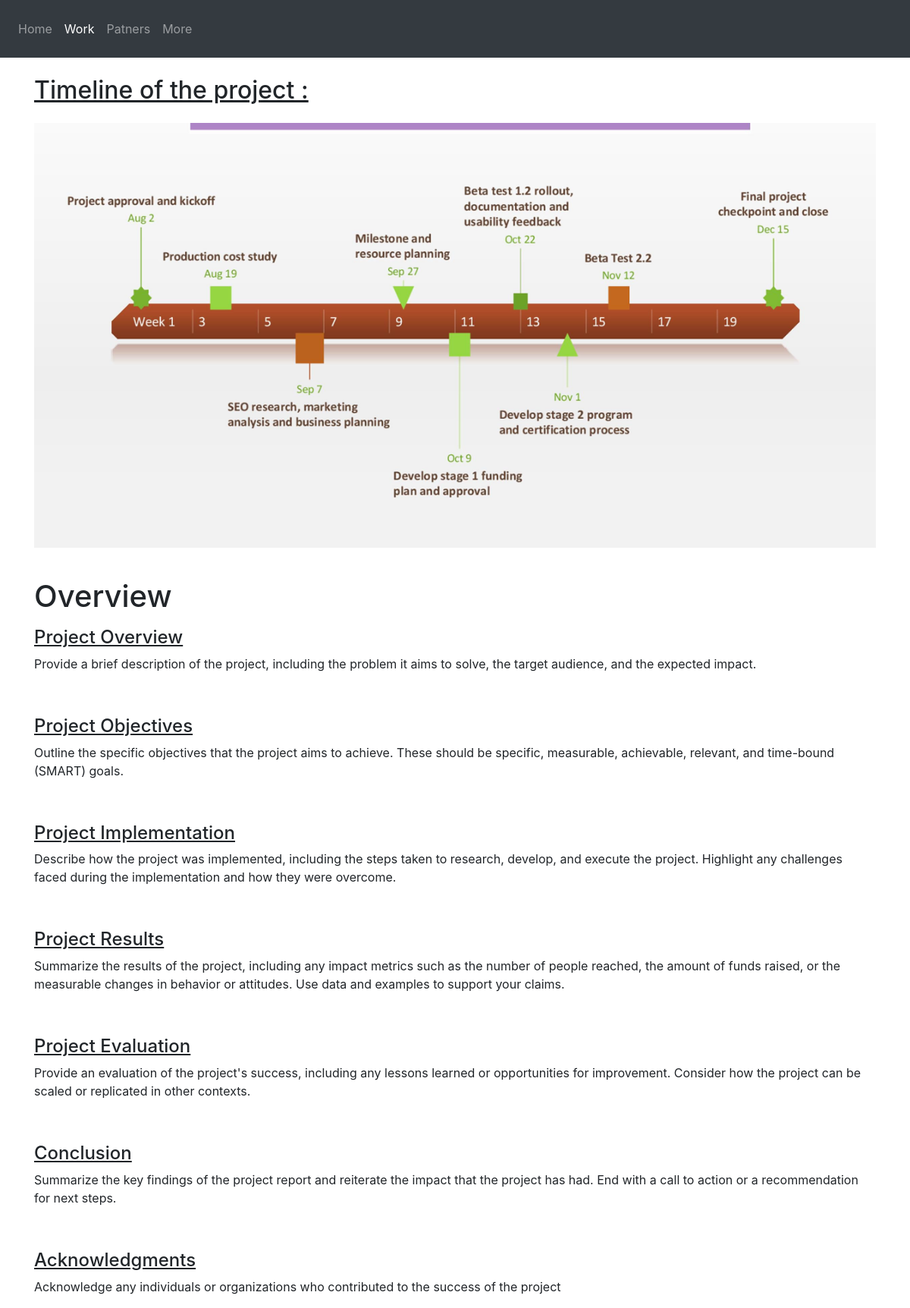
Screenshot of /khoj/workkhoj with the database file from the repository.
### khoj/models.py (models this page shows, shortened)
class KhojInfo(models.Model):
    name=models.CharField(max_length=50)
    desc=RichTextField()

### khoj/views.py (the view)
# urls.py: path('workkhoj',views.work,name="work"),
def work(request):
    articles=KhojInfo.objects.all()
    context={"articles":articles}
    return render(request,"workkhoj.html",context)

### templates/workkhoj.html (shortened to what this page needs)
{% extends 'basekhoj.html' %}
{% block workkhojactive %}active{% endblock workkhojactive %}
{% block body %}
<div class="container">
    <h2 class="mt-4 mb-4"><u>Timeline of the project :</u></h2>
    <img src="/static/timeline.jpg" class="mb-3" style="width:100%; height:70vh; object-fit:cover">
    <br></br>
    {% for article in articles %}
    <h1>{{article.name}}</h1>
    <p>{{article.desc|safe}}</p>
    {% endfor %}
</div>
{% endblock body %}

### templates/basekhoj.html (shortened to what this page needs)
<!doctype html>
<html lang="en">
  <head>
    <link rel="stylesheet" href="https://cdn.jsdelivr.net/npm/bootstrap@4.6.2/dist/css/bootstrap.min.css">
  </head>
  <body>
    <nav class="navbar navbar-expand-lg navbar-dark bg-dark" style="height:2cm">
      <div class="collapse navbar-collapse" id="navbarNav">
        <ul class="navbar-nav">
          <li class="nav-item">
            <a class="nav-link {% block homekhojactive %}{% endblock homekhojactive %}" href="/khoj/homekhoj">Home <span class="sr-only">(current)</span></a>
          </li>
          <li class="nav-item">
            <a class="nav-link {% block workkhojactive %}{% endblock workkhojactive %}" href="/khoj/workkhoj">Work<span class="sr-only">(current)</span></a>
          </li>
          <li class="nav-item">
            <a class="nav-link {% block patnerskhojactive %}{% endblock patnerskhojactive %}" href="/khoj/patnerskhoj">Patners<span class="sr-only">(current)</span></a>
          </li>
          <li class="nav-item">
            <a class="nav-link {% block morekhojactive %}{% endblock morekhojactive %}" href="/khoj/morekhoj">More<span class="sr-only">(current)</span></a>
          </li>
        </ul>
      </div>
    </nav>
    {% block body %}{% endblock body %}
  </body>
</html>

### rows the page displays
KhojInfo: name "Overview", desc "Project Overview Provide a brief description of the project, including the problem it aims to solve, the target audience, and the expected impact. Project Objectives Outline the specific objectives that the project aims to achieve. These should be specific, measurable, achievable, relevant, and time-bound (SMART) goals. Project Implementation Describe how the project was implemented, including the steps taken to research, develop, and execute the project. Highlight any challenges faced during the implementation and how they were overcome. Project Results Summarize the results of the project, including any impact metrics such as the number of people reached, the amount of funds raised, or…"
